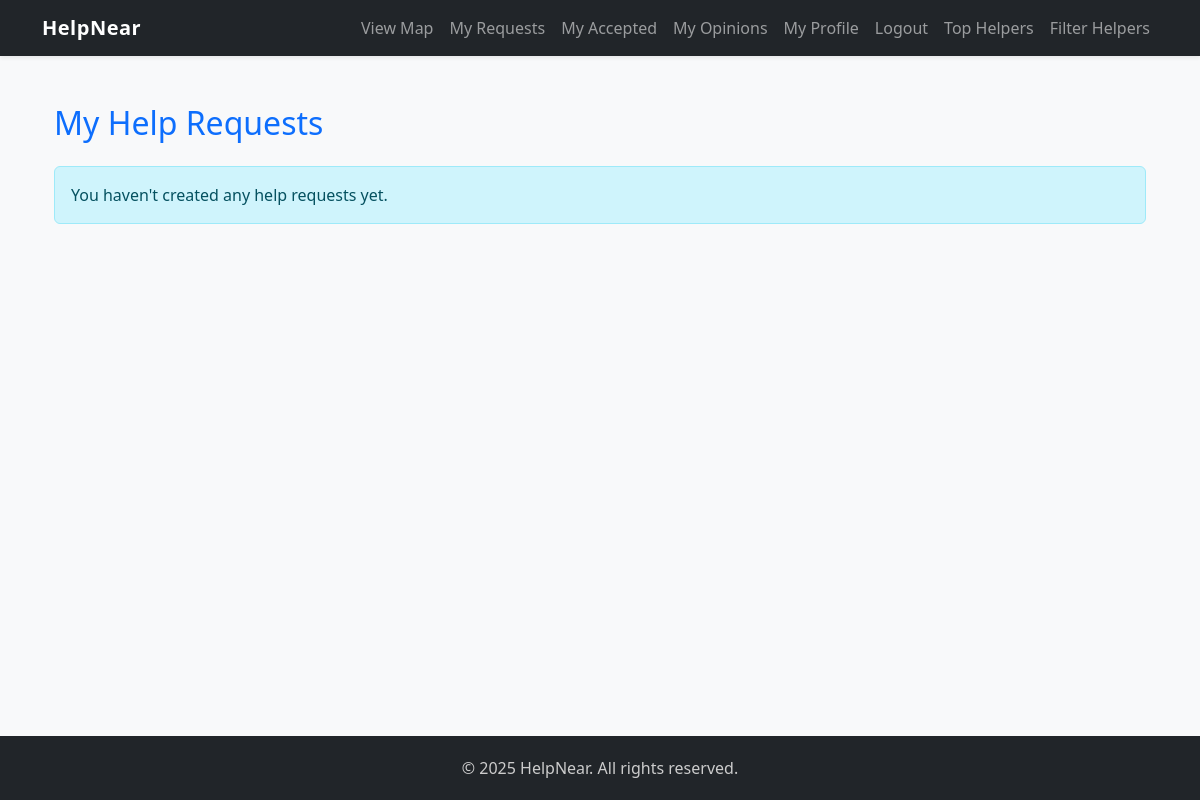
/my-requests/ (signed in), run on an earlier commit of the app's database.
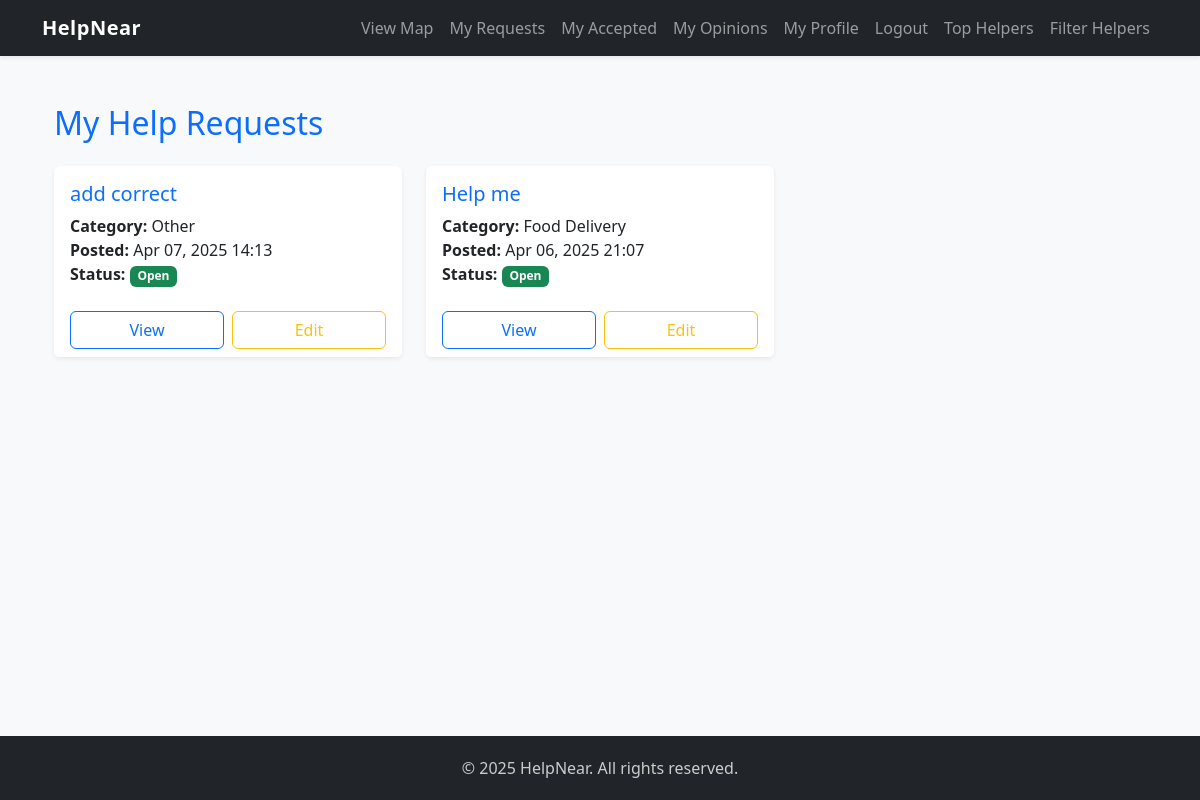
And on a later commit of the database.
### help/models.py (models this page shows, shortened)
class HelpRequest(models.Model):
    CATEGORY_CHOICES = [
        ('food', 'Food Delivery'),
        ('medicine', 'Buy Medicine'),
        ('house', 'House Help'),
        ('other', 'Other')
    ]
    user = models.ForeignKey(User, on_delete=models.CASCADE)
    title = models.CharField(max_length=200)
    description = models.TextField()
    detailed_expectation = models.TextField(blank=True, null=True)
    category = models.CharField(max_length=50, choices=CATEGORY_CHOICES)
    address = models.CharField(max_length=255, default='Unknown address')
    latitude = models.FloatField(default=0.0)
    longitude = models.FloatField(default=0.0)
    email = models.EmailField(blank=True, null=True)
    phone = models.CharField(max_length=20, blank=True, null=True)
    is_open = models.BooleanField(default=True)
    accepted_response = models.ForeignKey('HelpResponse', null=True, blank=True, on_delete=models.SET_NULL, related_name='accepted_for')
    created_at = models.DateTimeField(auto_now_add=True)

### help/views.py (the view)
# urls.py: path('my-requests/', views.my_requests, name='my_requests'),
@login_required
def my_requests(request):
    help_requests = HelpRequest.objects.filter(user=request.user).order_by('-created_at')
    return render(request, 'help/my_requests.html', {'help_requests': help_requests})

### help/templates/help/my_requests.html
{% extends 'base.html' %}
{% load widget_tweaks %}
{% block content %}
<div class="container py-4">
  <h2 class="mb-4 text-primary">My Help Requests</h2>
  {% if help_requests %}
    <div class="row row-cols-1 row-cols-md-2 row-cols-lg-3 g-4">
      {% for req in help_requests %}
      <div class="col">
        <div class="card h-100 border-0 shadow-sm">
          <div class="card-body">
            <h5 class="card-title text-primary">{{ req.title }}</h5>
            <p class="card-text">
              <strong>Category:</strong> {{ req.get_category_display }}<br>
              <strong>Posted:</strong> {{ req.created_at|date:"M d, Y H:i" }}<br>
              <strong>Status:</strong>
              {% if req.is_open %}
                <span class="badge bg-success">Open</span>
              {% else %}
                <span class="badge bg-danger">Closed</span>
              {% endif %}
            </p>
          </div>
          <div class="card-footer bg-white border-top-0 d-flex gap-2">
            <a href="{% url 'request_detail' req.id %}" class="btn btn-outline-primary w-50">View</a>
            <a href="{% url 'edit_request' req.id %}" class="btn btn-outline-warning w-50">Edit</a>
          </div>
        </div>
      </div>
      {% endfor %}
    </div>
  {% else %}
    <div class="alert alert-info">You haven't created any help requests yet.</div>
  {% endif %}
</div>
{% endblock %}

What changed in the data, as far as the page shows it:
added HelpRequest: title "add correct", category "Other", created_at "Apr 07, 2025 14:13", is_open "Open"
added HelpRequest: title "Help me", category "Food Delivery", created_at "Apr 06, 2025 21:07", is_open "Open"
Also different on the page:
text no longer shown: "You haven't created any help requests yet."
